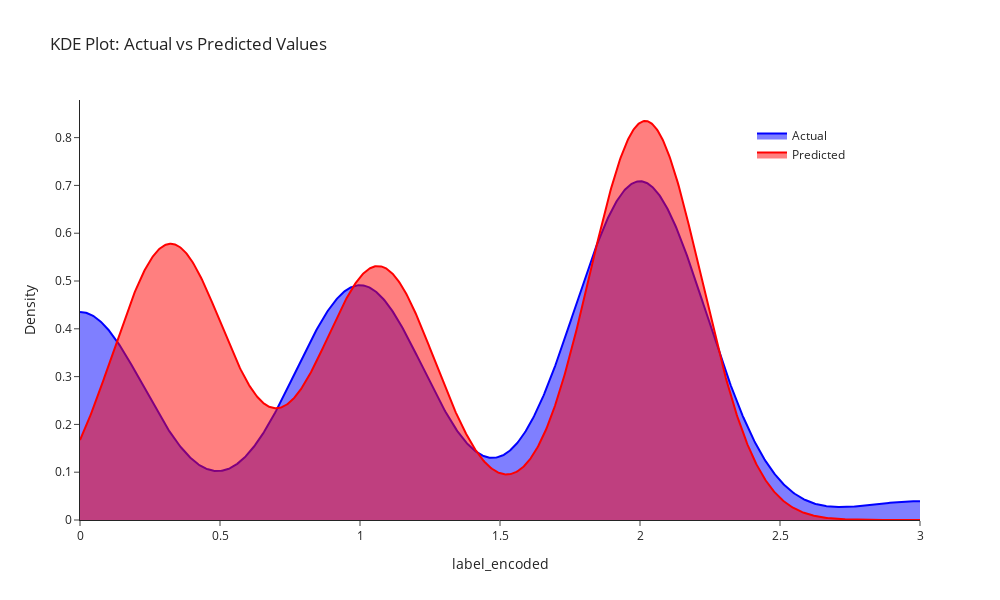

Notebook source saved alongside this figure:
### Markdown cell above
## KDE for Linear Regression

### Code cell
from scipy.stats import gaussian_kde
import plotly.graph_objects as go
# Calculate KDE for actual and predicted
kde_actual = gaussian_kde(y_test1)
kde_pred = gaussian_kde(y_pred1)

# Create x-axis range covering both distributions
x_range = np.linspace(min(min(y_test1), min(y_pred1)), max(max(y_test1), max(y_pred1)), 1000)

# Evaluate KDE values on x_range
y_actual_kde = kde_actual(x_range)
y_pred_kde = kde_pred(x_range)

# Create Plotly figure
fig = go.Figure()

fig.add_trace(go.Scatter(
    x=x_range,
    y=y_actual_kde,
    mode='lines',
    name='Actual',
    fill='tozeroy',
    line=dict(color='blue')
))

fig.add_trace(go.Scatter(
    x=x_range,
    y=y_pred_kde,
    mode='lines',
    name='Predicted',
    fill='tozeroy',
    line=dict(color='red')
))

fig.update_layout(
    title='KDE Plot: Actual vs Predicted Values',
    xaxis_title='label_encoded',
    yaxis_title='Density',
    legend=dict(x=0.8, y=0.95),
    template='simple_white',
    width=1000,
    height=600,
    showlegend=True
)

fig.show()

### Figure 1 — Plotly figure (JSON) as saved in the notebook; plotly's stock layout.template omitted (floating-point values rounded to 4 significant figures; data arrays with more than 128 entries replaced by an {"elided": "..."} marker saying what was removed)
{"data": [{"fill": "tozeroy", "line": {"color": "blue"}, "mode": "lines", "name": "Actual", "type": "scatter", "x": {"elided": "1000 float values"}, "y": {"elided": "1000 float values"}}, {"fill": "tozeroy", "line": {"color": "red"}, "mode": "lines", "name": "Predicted", "type": "scatter", "x": {"elided": "1000 float values"}, "y": {"elided": "1000 float values"}}], "layout": {"height": 600, "legend": {"x": 0.8, "y": 0.95}, "showlegend": true, "title": {"text": "KDE Plot: Actual vs Predicted Values"}, "width": 1000, "xaxis": {"title": {"text": "label_encoded"}}, "yaxis": {"title": {"text": "Density"}}}}
